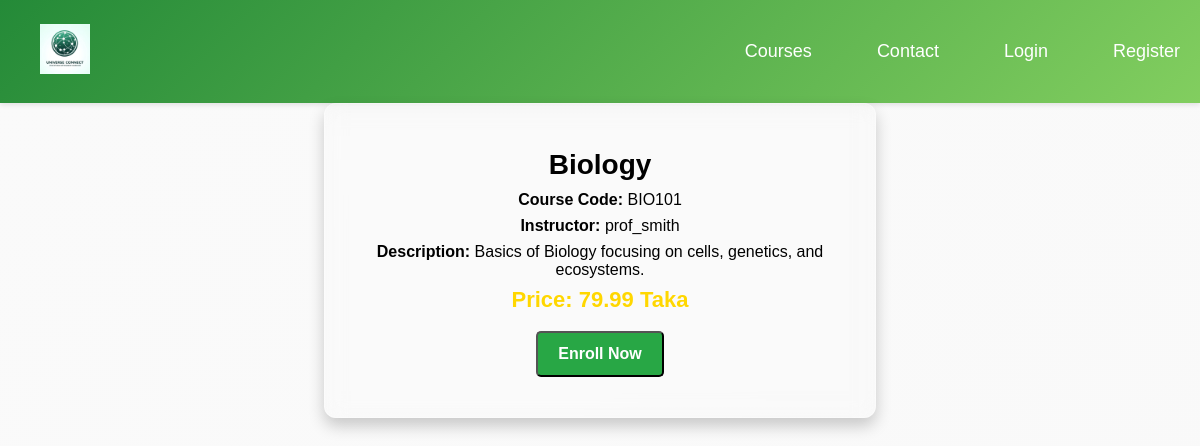
Page /Student/view/course_details.php?course=BIO101 on the committed database.
### tables this page shows
CREATE TABLE `offered_courses` (
  `id` int(11) NOT NULL,
  `course_name` varchar(255) NOT NULL,
  `course_code` varchar(50) NOT NULL,
  `course_description` text NOT NULL,
  `price` decimal(10,2) NOT NULL,
  `instructor_username` varchar(255) NOT NULL
);

### Student/model/db.php (called while the page is built, shortened)
<?php
function openCon() {
    $dbhost = "localhost";
    $dbusername = "root";
    $dbpassword = "";
    $dbname = "user";
    $connobject = new mysqli($dbhost, $dbusername, $dbpassword, $dbname);
    return $connobject;
}
function getCourseDetails($course_code) {
    $con = openCon();
    $sql = "SELECT * FROM offered_courses WHERE course_code = '$course_code'";
    $result = mysqli_query($con, $sql);
    $course = mysqli_fetch_assoc($result);
    return $course;
}
?>

### Student/view/course_details.php (the view, shortened to what this page needs)
<?php
include_once("../model/db.php");
$course_code = $_GET['course'];
$course = getCourseDetails($course_code);
?>
<!DOCTYPE html>
<html lang="en">
<head>
    <link rel="stylesheet" href="../css/viewDetails.css">
</head>
<body>
    <?php
        if(!isset($_SESSION['user'])){
            require('navbar.php');
        }else{
            require('stNavBar.php');
        }
    ?>
     <div class="container">
        <h1><?php echo ($course['course_name']); ?></h1>
        <p><strong>Course Code:</strong> <?php echo ($course['course_code']); ?></p>
        <p><strong>Instructor:</strong> <?php echo ($course['instructor_username']); ?></p>
        <p><strong>Description:</strong> <?php echo ($course['course_description']); ?></p>
        <p class="course-price">Price: <?php echo ($course['price']); ?> Taka</p>
        <button class="btn" id="enroll-btn" data-course-id="<?php echo $course['id']; ?>">Enroll Now</button>
    </div>
</body>
</html>

### Student/css/viewDetails.css (style rules this page uses)
body { background: linear-gradient(135deg, #fafafa, #f9f9f9); margin: 0; padding: 0; justify-content: center; align-items: center; height: 100vh; }
.container { max-width: 500px; background: rgba(255, 255, 255, 0.1); margin: auto; padding: 25px; box-shadow: 0px 8px 16px rgba(0, 0, 0, 0.2); border-radius: 12px; text-align: center; backdrop-filter: blur(10px); color: rgb(0, 0, 0); border: 1px solid rgba(255, 255, 255, 0.3); }
h1 { font-size: 28px; font-weight: 600; margin-bottom: 10px; }
p { font-size: 16px; color: #000000; margin: 8px 0; }
.course-price { font-size: 22px; font-weight: bold; color: #ffd700; }
.btn { display: inline-block; background: #28a745; color: white; padding: 12px 20px; text-decoration: none; border-radius: 5px; transition: 0.3s; font-size: 16px; font-weight: bold; margin-top: 10px; }

### Student/css/navbar.css (style rules this page uses)
body { font-family: 'Arial', sans-serif; margin: 0; padding: 0; background-color: #f9f9fc; }
h1 { text-align: center; margin-top: 20px; }

### rows in the picture
offered_courses: course_name "Biology", course_code "BIO101", instructor_username "prof_smith", course_description "Basics of Biology focusing on cells, genetics, and ecosystems.", price "79.99"
